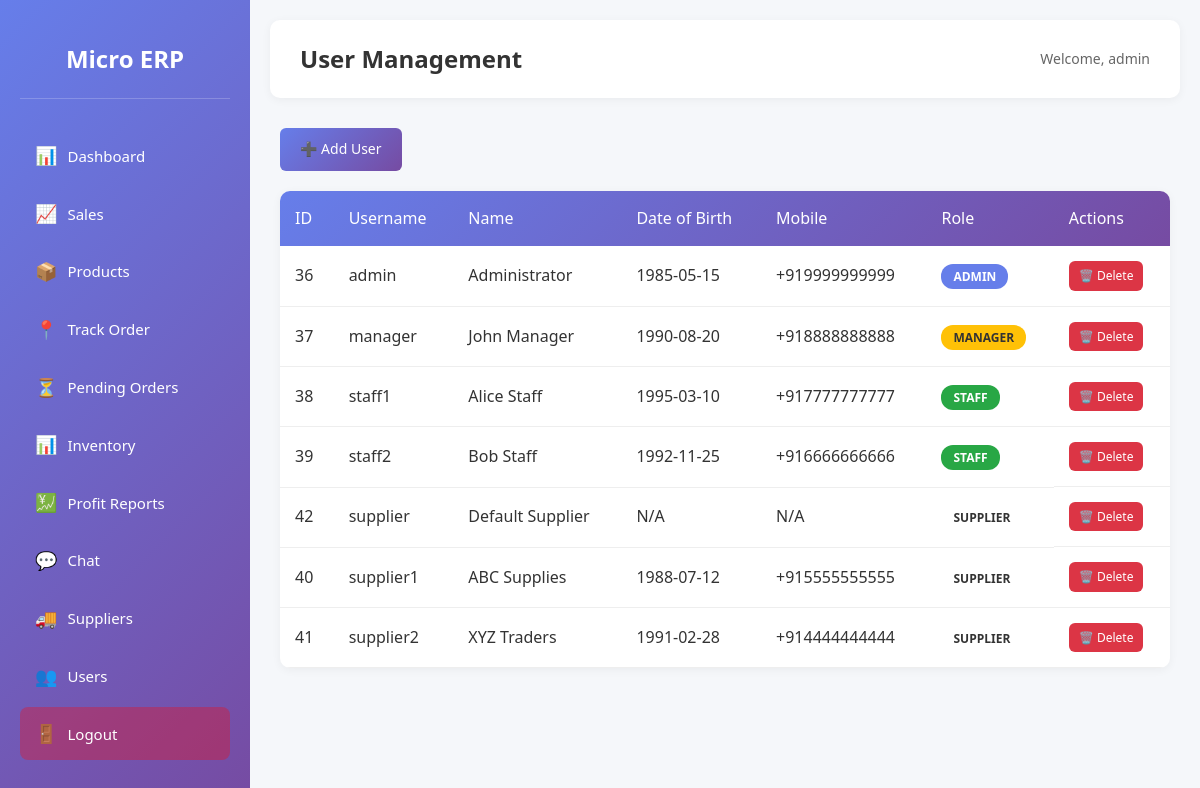
Screenshot of /users (signed in) with the database file from the repository.
### tables this page shows
CREATE TABLE users (
    id INTEGER PRIMARY KEY AUTOINCREMENT,
    username TEXT UNIQUE NOT NULL,
    password TEXT NOT NULL,
    name TEXT,
    dob TEXT,
    mobile TEXT,
    role TEXT NOT NULL DEFAULT 'staff'
);

### app.py (the view)
@app.route('/users')
@login_required
@role_required(['admin'])
def users():
    conn = get_db_connection()
    users = conn.execute('SELECT id, username, name, dob, mobile, role FROM users ORDER BY role, username').fetchall()
    conn.close()
    return render_template('users.html', users=users)

### app.py (called while the page is built)
def get_db_connection():
    conn = sqlite3.connect(DB_PATH)
    conn.row_factory = sqlite3.Row
    return conn

def login_required(f):
    @wraps(f)
    def decorated_function(*args, **kwargs):
        if 'user_id' not in session:
            flash('Please log in first.', 'error')
            return redirect(url_for('login'))
        return f(*args, **kwargs)
    return decorated_function

def role_required(roles):
    def decorator(f):
        @wraps(f)
        def decorated_function(*args, **kwargs):
            if 'role' not in session or session['role'] not in roles:
                flash('You do not have permission to access this page.', 'error')
                return redirect(url_for('dashboard'))
            return f(*args, **kwargs)
        return decorated_function
    return decorator

### templates/users.html (shortened to what this page needs)
{% extends "base.html" %}
{% block header %}User Management{% endblock %}
{% block content %}
<div class="page-header">
    <a href="{{ url_for('add_user') }}" class="btn btn-primary">➕ Add User</a>
</div>
<div class="table-container">
    <table class="data-table">
        <thead>
            <tr>
                <th>ID</th>
                <th>Username</th>
                <th>Name</th>
                <th>Date of Birth</th>
                <th>Mobile</th>
                <th>Role</th>
                <th>Actions</th>
            </tr>
        </thead>
        <tbody>
            {% if users %}
                {% for user in users %}
                <tr>
                    <td>{{ user.id }}</td>
                    <td>{{ user.username }}</td>
                    <td>{{ user.name or 'N/A' }}</td>
                    <td>{{ user.dob or 'N/A' }}</td>
                    <td>{{ user.mobile or 'N/A' }}</td>
                    <td>
                        <span class="role-badge role-{{ user.role }}">{{ user.role|upper }}</span>
                    </td>
                    <td class="actions">
                        {% if user.id != session.get('user_id') %}
                        <a href="{{ url_for('delete_user', id=user.id) }}" class="btn btn-sm btn-danger" onclick="return confirm('Are you sure you want to delete this user?')">🗑️ Delete</a>
                        {% else %}
                        <span class="text-muted">Current User</span>
                        {% endif %}
                    </td>
                </tr>
                {% endfor %}
            {% else %}
                <tr>
                    <td colspan="7" class="no-data">No users found. Click "Add User" to create one.</td>
                </tr>
            {% endif %}
        </tbody>
    </table>
</div>
{% endblock %}

### static/style.css (style rules this page uses)
* { margin: 0; padding: 0; box-sizing: border-box; }
body { font-family: 'Segoe UI', Tahoma, Geneva, Verdana, sans-serif; background-color: #f5f7fa; color: #333; line-height: 1.6; }
.page-header { display: flex; justify-content: space-between; align-items: center; margin-bottom: 20px; }
.btn { padding: 10px 20px; border: none; border-radius: 6px; cursor: pointer; font-size: 14px; font-weight: 500; text-decoration: none; display: inline-block; transition: all 0.3s ease; }
.btn-primary { background: linear-gradient(135deg, #667eea 0%, #764ba2 100%); color: white; }
.btn-danger { background: #dc3545; color: white; }
.btn-sm { padding: 5px 10px; font-size: 12px; }
.table-container { background: white; border-radius: 10px; box-shadow: 0 2px 10px rgba(0, 0, 0, 0.05); overflow: hidden; }
.data-table { width: 100%; border-collapse: collapse; }
.data-table thead { background: linear-gradient(135deg, #667eea 0%, #764ba2 100%); color: white; }
.data-table th { padding: 15px; text-align: left; font-weight: 500; }
.data-table td { padding: 15px; border-bottom: 1px solid #eee; }
.data-table .actions { display: flex; gap: 10px; }

### templates/users.html (style rules this page uses)
.role-badge { padding: 4px 12px; border-radius: 12px; font-size: 12px; font-weight: 600; }
.role-admin { background: #667eea; color: white; }
.role-manager { background: #ffc107; color: #333; }
.role-staff { background: #28a745; color: white; }

### rows the page displays
users: id "36", username "admin", name "Administrator", dob "1985-05-15", mobile "+919999999999", role "ADMIN"
users: id "37", username "manager", name "John Manager", dob "1990-08-20", mobile "+918888888888", role "MANAGER"
users: id "38", username "staff1", name "Alice Staff", dob "1995-03-10", mobile "+917777777777", role "STAFF"
users: id "39", username "staff2", name "Bob Staff", dob "1992-11-25", mobile "+916666666666", role "STAFF"
users: id "42", username "supplier", name "Default Supplier", dob "N/A", mobile "N/A", role "SUPPLIER"
users: id "40", username "supplier1", name "ABC Supplies", dob "1988-07-12", mobile "+915555555555", role "SUPPLIER"
users: id "41", username "supplier2", name "XYZ Traders", dob "1991-02-28", mobile "+914444444444", role "SUPPLIER"

### other values shown
{{ session.get('username') }} "admin"
